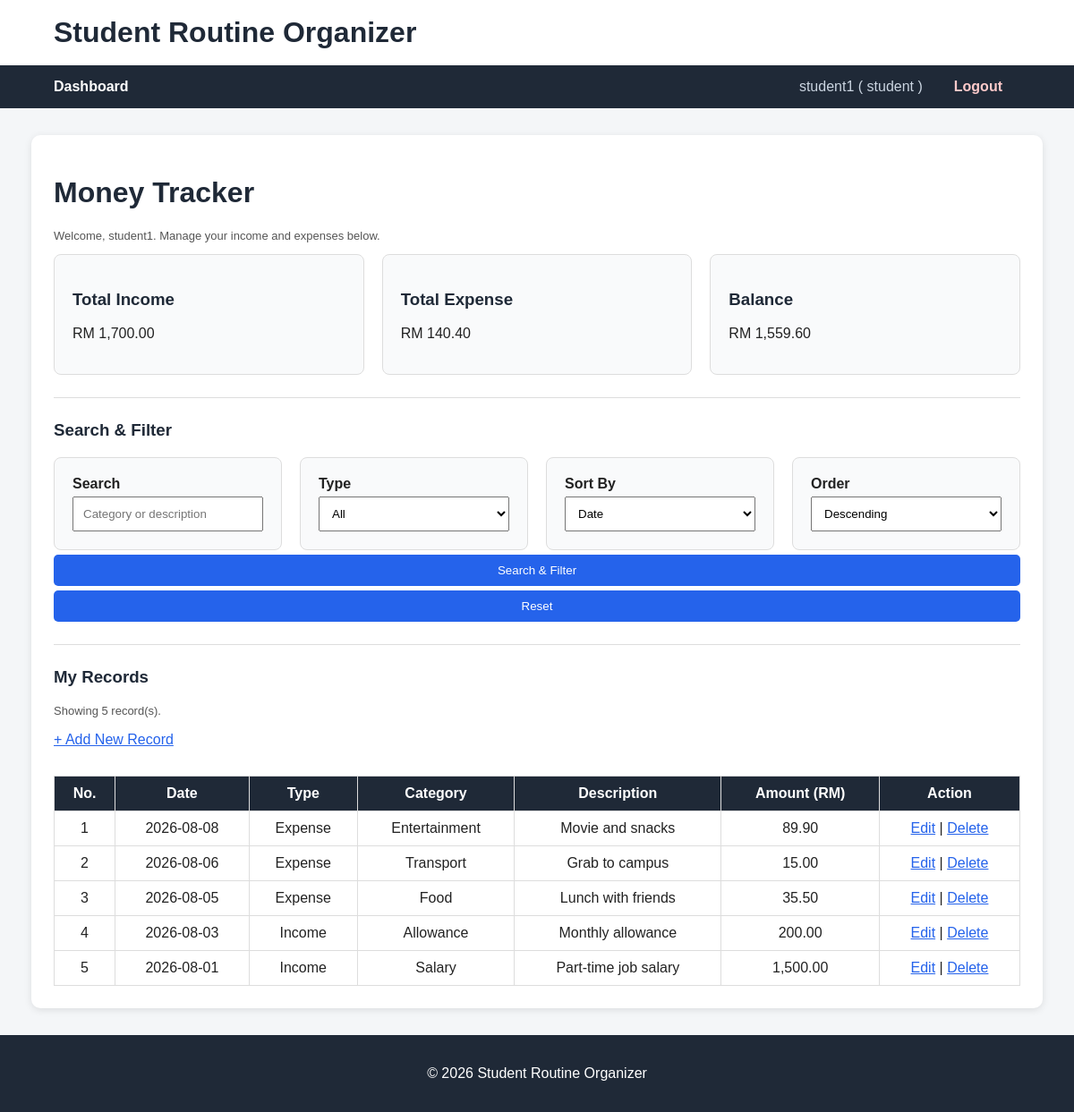
Screenshot of /money/money_list.php (signed in) with the database file from the repository.
### tables this page shows
CREATE TABLE `money_tracker` (
  `id` int(11) NOT NULL,
  `user_id` int(11) NOT NULL,
  `amount` decimal(10,2) NOT NULL,
  `category` varchar(100) NOT NULL,
  `description` text DEFAULT NULL,
  `type` enum('income','expense') NOT NULL,
  `date` date NOT NULL,
  `created_at` timestamp NOT NULL DEFAULT current_timestamp()
);

### money/money_list.php (the view, shortened to what this page needs)
<?php
require("../database.php");
$user_id  = $_SESSION['user_id'];
$username = $_SESSION['username'] ?? 'User';
$search      = $_GET['search'] ?? '';
$filter_type = $_GET['filter_type'] ?? 'all';
$sort        = $_GET['sort'] ?? 'date';
$order       = $_GET['order'] ?? 'DESC';
$order = (strtoupper($order) === 'ASC') ? 'ASC' : 'DESC';
$sql_query = "SELECT * FROM money_tracker WHERE user_id = ?";
$types     = "i";
$params    = [$user_id];
$sql_query .= " ORDER BY $sort $order";
$records       = [];
$total_income  = 0;
$total_expense = 0;
$stmt = mysqli_prepare($con, $sql_query);
if ($stmt) {
    mysqli_stmt_bind_param($stmt, $types, ...$params);
    mysqli_stmt_execute($stmt);
    $result = mysqli_stmt_get_result($stmt);
    while ($row = mysqli_fetch_assoc($result)) {
        $records[] = $row;
        if ($row['type'] === 'income') {
            $total_income += $row['amount'];
        } else {
            $total_expense += $row['amount'];
        }
    }
} else {
    echo "<p class='error'>Unable to load records: " . mysqli_error($con) . "</p>";
}
$balance = $total_income - $total_expense;
?>
<?php
include("../header.php");
?>
<!DOCTYPE html>
<html>
<head>
    <link rel="stylesheet" href="../assets/style.css">
</head>
<body>
<div class="container">
    <h1>Money Tracker</h1>
    <p class="small-text">Welcome, <?php echo htmlspecialchars($username); ?>. Manage your income and expenses below.</p>
    <div class="card-row">
        <div class="card">
            <h3>Total Income</h3>
            <p>RM <?php echo number_format($total_income, 2); ?></p>
        </div>
        <div class="card">
            <h3>Total Expense</h3>
            <p>RM <?php echo number_format($total_expense, 2); ?></p>
        </div>
        <div class="card">
            <h3>Balance</h3>
            <p>RM <?php echo number_format($balance, 2); ?></p>
        </div>
    </div>
    <hr>
    <h3>Search &amp; Filter</h3>
    <form method="GET" action="money_list.php">
        <div class="card-row">
            <div class="card">
                <label>Search</label>
                <input type="text" name="search"
                       value="<?php echo htmlspecialchars($search); ?>"
                       placeholder="Category or description">
            </div>
            <div class="card">
                <label>Type</label>
                <select name="filter_type">
                    <option value="all"     <?php echo $filter_type === 'all'     ? 'selected' : ''; ?>>All</option>
                </select>
            </div>
            <div class="card">
                <label>Sort By</label>
                <select name="sort">
                    <option value="date"   <?php echo $sort === 'date'   ? 'selected' : ''; ?>>Date</option>
                </select>
            </div>
            <div class="card">
                <label>Order</label>
                <select name="order">
                    <option value="DESC" <?php echo $order === 'DESC' ? 'selected' : ''; ?>>Descending</option>
                </select>
            </div>
        </div>
        <button type="submit">Search &amp; Filter</button>
        <button type="button" onclick="window.location.href='money_list.php'">Reset</button>
    </form>
    <hr>
    <h3>My Records</h3>
    <p class="small-text">Showing <?php echo count($records); ?> record(s).</p>
    <p><a href="money_add.php">+ Add New Record</a></p>
    <div class="table-wrapper">
    <table>
        <tr>
            <th>No.</th>
            <th>Date</th>
            <th>Type</th>
            <th>Category</th>
            <th>Description</th>
            <th>Amount (RM)</th>
            <th>Action</th>
        </tr>
        <?php if (count($records) === 0): ?>
            <tr>
                <td colspan="7">No records found. Click "Add New Record" to get started.</td>
            </tr>
        <?php else: ?>
            <?php $count = 1; foreach ($records as $row): ?>
            <tr>
                <td><?php echo $count++; ?></td>
                <td><?php echo htmlspecialchars($row['date']); ?></td>
                <td><?php echo ($row['type'] === 'income') ? 'Income' : 'Expense'; ?></td>
                <td><?php echo htmlspecialchars($row['category']); ?></td>
                <td><?php echo htmlspecialchars($row['description']); ?></td>
                <td><?php echo number_format($row['amount'], 2); ?></td>
                <td>
                    <a href="money_edit.php?id=<?php echo (int)$row['id']; ?>">Edit</a> |
                    <a href="money_delete.php?id=<?php echo (int)$row['id']; ?>"
                       onclick="return confirm('Are you sure you want to delete this record?');">Delete</a>
                </td>
            </tr>
            <?php endforeach; ?>
        <?php endif; ?>
    </table>
    </div>
</div>
</body>
</html>
<?php
include("../footer.php");
?>

### header.php (shortened to what this page needs)
<?php
$base_url = "/assignment";
$is_logged_in =
    isset($_SESSION['user_id']) &&
    isset($_SESSION['username']) &&
    isset($_SESSION['role']);
?>
<!DOCTYPE html>
<html lang="en">
<head>
    <link rel="stylesheet" type="text/css" href="<?php echo $base_url; ?>/assets/style.css">
</head>
<body>
<header>
    <h1 class="site-title">
        Student Routine Organizer
    </h1>
    <nav class="navbar" style="display: flex; align-items: center; justify-content: space-between;">
        <?php if ($is_logged_in) { ?>
            <div class="nav-left" style="display: flex; gap: 15px; align-items: center;">
                <a href="<?php echo $base_url; ?>/dashboard.php">
                    Dashboard
                </a>
            </div>
            <div class="nav-right" style="margin-left: auto; display: flex; align-items: center; gap: 15px;">
                <span class="nav-user" style="color: #cbd5e1;">
                    <?php echo htmlspecialchars($_SESSION['username']); ?>
                    (
                    <?php echo htmlspecialchars($_SESSION['role']); ?>
                    )
                </span>
                <a class="logout-link" href="<?php echo $base_url; ?>/logout.php" >
                    Logout
                </a>
            </div>
        <?php } ?>
    </nav>
</header>

### footer.php
<footer class="site-footer">
    <p>
        &copy; <?php echo date("Y"); ?> Student Routine Organizer
    </p>
</footer>
</body>
</html>

### assets/style.css (style rules this page uses)
body { font-family: Arial, sans-serif; background-color: #f4f6f8; margin: 0; padding: 0; color: #222; }
.site-title { margin: 0; padding: 18px 5%; background-color: #ffffff; }
.container { width: 90%; max-width: 1100px; margin: 30px auto; background-color: #ffffff; padding: 25px; border-radius: 10px; box-shadow: 0 2px 8px rgba(0, 0, 0, 0.1); }
h1, h2, h3 { color: #1f2937; }
.navbar { background-color: #1f2937; padding: 15px 5%; }
.navbar a { color: white; text-decoration: none; margin-right: 20px; font-weight: bold; }
.nav-user { color: #e5e7eb; margin-right: 20px; }
.navbar .logout-link { color: #fecaca; }
label { font-weight: bold; }
input, select, button { padding: 10px; margin-top: 5px; width: 100%; box-sizing: border-box; }
input[type="submit"], button { background-color: #2563eb; color: white; border: none; cursor: pointer; border-radius: 5px; }
table { width: 100%; background-color: white; margin-top: 15px; border-collapse: collapse; }
th { background-color: #1f2937; color: white; padding: 10px; border: 1px solid #ddd; }
td { padding: 10px; border: 1px solid #ddd; text-align: center; }
.table-wrapper { overflow-x: auto; }
a { color: #2563eb; }
.site-footer { margin-top: 30px; padding: 18px; background-color: #1f2937; color: #ffffff; text-align: center; }
.small-text { font-size: 13px; color: #555; }
.card-row { display: flex; gap: 20px; flex-wrap: wrap; }
.card { background-color: #f9fafb; padding: 20px; border-radius: 8px; border: 1px solid #ddd; flex: 1; min-width: 200px; }
hr { border: 0; border-top: 1px solid #ddd; margin: 25px 0; }

### rows the page displays
money_tracker: date "2026-08-08", type "Expense", category "Entertainment", description "Movie and snacks", amount "89.90"
money_tracker: date "2026-08-06", type "Expense", category "Transport", description "Grab to campus", amount "15.00"
money_tracker: date "2026-08-05", type "Expense", category "Food", description "Lunch with friends", amount "35.50"
money_tracker: date "2026-08-03", type "Income", category "Allowance", description "Monthly allowance", amount "200.00"
money_tracker: date "2026-08-01", type "Income", category "Salary", description "Part-time job salary", amount "1,500.00"

### other values shown
$_SESSION['username'] "student1"
$_SESSION['role'] "student"
$username "student1"
$total_income "1,700.00"
$total_expense "140.40"
$balance "1,559.60"
count($records) "5"
